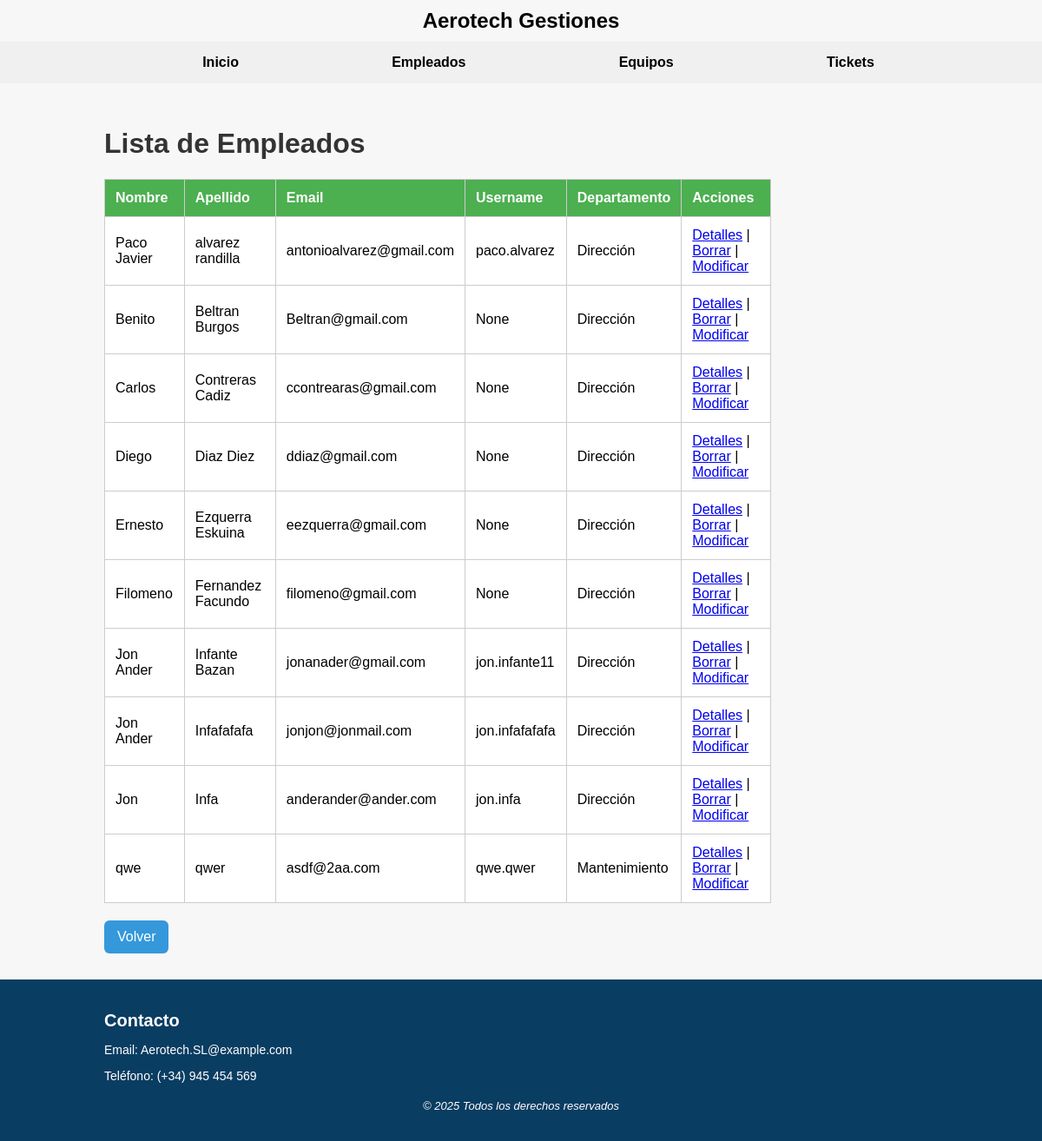
The app's page /Aerotech/lista_empleado/, older data.
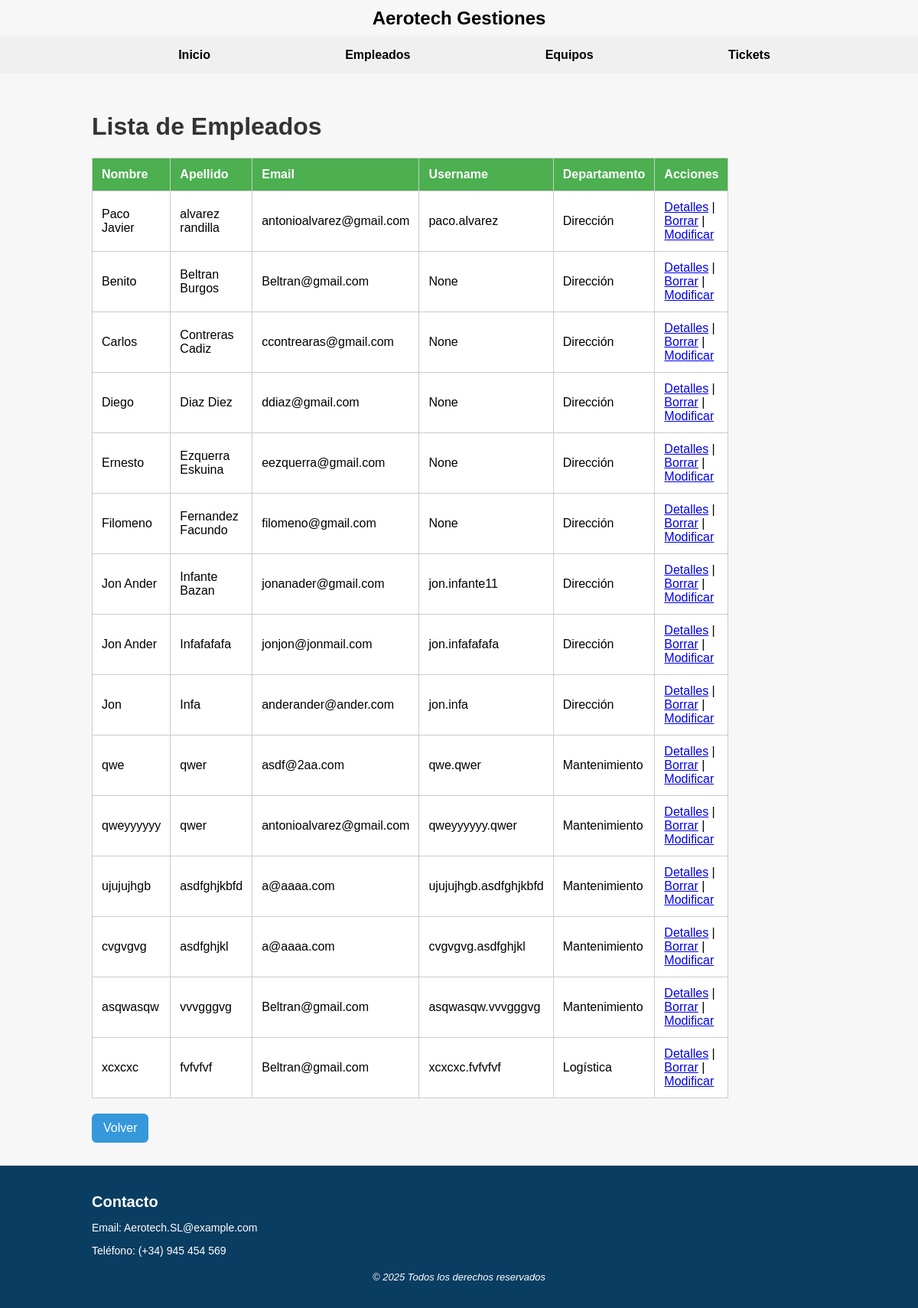
The same page, newer data.
### Aerotech/models.py (models this page shows, shortened)
class Empleado(models.Model):
    DEPARTAMENTOS = [
        ('Dirección', 'Dirección'),
        ('Mantenimiento', 'Mantenimiento'),
        ('Logística', 'Logística'),
    ]
    dni = models.CharField(max_length=9, unique=True)
    nombre = models.CharField(max_length=100)
    apellidos = models.CharField(max_length=150)
    email = models.EmailField()
    telefono = models.CharField(max_length=15)
    username = models.CharField(max_length=150, unique=True, null=True, blank=True)
    departamento = models.CharField(max_length=50, choices=DEPARTAMENTOS)

### Aerotech/views.py (the view)
# urls.py: path('lista_empleado/', views.ListaEmpleados.as_view(), name='lista-empleados'),
class ListaEmpleados(ListView):
    model = Empleado
    template_name = 'lista_empleados.html'
    context_object_name = 'empleados'

### Aerotech/templates/lista_empleados.html (shortened to what this page needs)
{% extends 'base.html' %}
{% block content %}
<h1>Lista de Empleados</h1>
<table>
    <thead>
        <tr>
            <th>Nombre</th>
            <th>Apellido</th>
            <th>Email</th>
            <th>Username</th>
            <th>Departamento</th>
            <th>Acciones</th>
        </tr>
    </thead>
    <tbody>
        {% for empleado in empleados %}
        <tr>
            <td>{{ empleado.nombre }}</td>
            <td>{{ empleado.apellidos }}</td>
            <td>{{ empleado.email }}</td>
            <td>{{ empleado.username }}</td>
            <td>{{ empleado.departamento}}</td>
            <td>
                <a href="{% url 'detalles-empleado' empleado.id %}">Detalles</a> |
                <a href="{% url 'eliminar-empleado' empleado.id %}">Borrar</a> |
                <a href="{% url 'modificar-empleado' empleado.id %}">Modificar</a>
            </td>
        </tr>
        {% empty %}
        <tr>
            <td colspan="4">No hay empleados disponibles.</td>
        </tr>
        {% endfor %}
    </tbody>
</table>
<a class="btn" href="{% url 'home' %}">Volver</a>
{% endblock %}

Row changes from the older to the newer data that the page shows:
added Empleado: nombre "qweyyyyyy", apellidos "qwer", email "antonioalvarez@gmail.com", username "qweyyyyyy.qwer", departamento "Mantenimiento"
added Empleado: nombre "ujujujhgb", apellidos "asdfghjkbfd", email "a@aaaa.com", username "ujujujhgb.asdfghjkbfd", departamento "Mantenimiento"
added Empleado: nombre "cvgvgvg", apellidos "asdfghjkl", email "a@aaaa.com", username "cvgvgvg.asdfghjkl", departamento "Mantenimiento"
added Empleado: nombre "asqwasqw", apellidos "vvvgggvg", email "Beltran@gmail.com", username "asqwasqw.vvvgggvg", departamento "Mantenimiento"
added Empleado: nombre "xcxcxc", apellidos "fvfvfvf", email "Beltran@gmail.com", username "xcxcxc.fvfvfvf", departamento "Logística"
